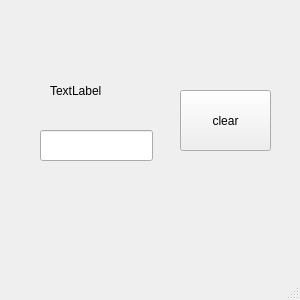
<?xml version="1.0" encoding="UTF-8"?>
<ui version="4.0">
 <class>MainWindow</class>
 <widget class="QMainWindow" name="MainWindow">
  <property name="geometry">
   <rect>
    <x>0</x>
    <y>0</y>
    <width>300</width>
    <height>300</height>
   </rect>
  </property>
  <property name="windowTitle">
   <string>MainWindow</string>
  </property>
  <widget class="QWidget" name="centralwidget">
   <widget class="QLabel" name="label">
    <property name="geometry">
     <rect>
      <x>50</x>
      <y>70</y>
      <width>111</width>
      <height>41</height>
     </rect>
    </property>
    <property name="text">
     <string>TextLabel</string>
    </property>
   </widget>
   <widget class="QLineEdit" name="lineEdit">
    <property name="geometry">
     <rect>
      <x>40</x>
      <y>130</y>
      <width>113</width>
      <height>31</height>
     </rect>
    </property>
   </widget>
   <widget class="QPushButton" name="pushButton">
    <property name="geometry">
     <rect>
      <x>180</x>
      <y>90</y>
      <width>91</width>
      <height>61</height>
     </rect>
    </property>
    <property name="text">
     <string>clear</string>
    </property>
   </widget>
  </widget>
  <widget class="QMenuBar" name="menubar">
   <property name="geometry">
    <rect>
     <x>0</x>
     <y>0</y>
     <width>300</width>
     <height>21</height>
    </rect>
   </property>
  </widget>
  <widget class="QStatusBar" name="statusbar"/>
 </widget>
 <resources/>
 <connections>
  <connection>
   <sender>lineEdit</sender>
   <signal>textEdited(QString)</signal>
   <receiver>label</receiver>
   <slot>setText(QString)</slot>
   <hints>
    <hint type="sourcelabel">
     <x>96</x>
     <y>156</y>
    </hint>
    <hint type="destinationlabel">
     <x>99</x>
     <y>111</y>
    </hint>
   </hints>
  </connection>
  <connection>
   <sender>pushButton</sender>
   <signal>clicked()</signal>
   <receiver>label</receiver>
   <slot>clear()</slot>
   <hints>
    <hint type="sourcelabel">
     <x>224</x>
     <y>138</y>
    </hint>
    <hint type="destinationlabel">
     <x>144</x>
     <y>97</y>
    </hint>
   </hints>
  </connection>
 </connections>
</ui>
